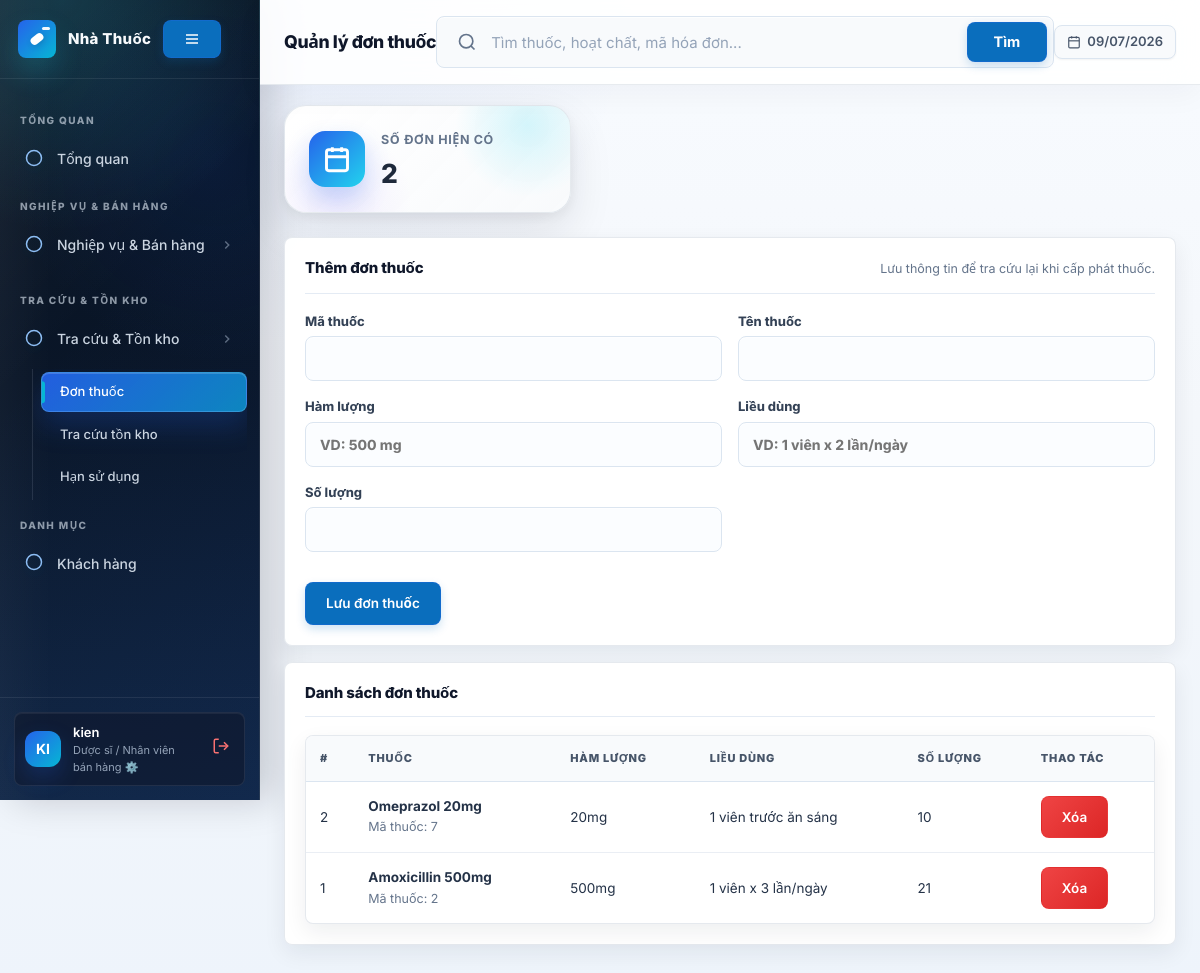
Screenshot of /prescription.php (signed in) with the database file from the repository.
### tables this page shows
CREATE TABLE `prescription` (
  `prescription_id` int(10) unsigned NOT NULL AUTO_INCREMENT,
  `drug_id` int(10) unsigned NOT NULL,
  `drug_name` varchar(120) NOT NULL,
  `strength` varchar(50) NOT NULL,
  `dose` varchar(50) NOT NULL,
  `quantity` int(11) NOT NULL,
  PRIMARY KEY (`prescription_id`)
);

### prescription.php (the view, shortened to what this page needs)
<?php
include_once 'app.php';
$list = pms_fetch_all("SELECT * FROM prescription ORDER BY prescription_id DESC");
?>
<section class="panel"><div class="panel-head"><h2>Thêm đơn thuốc</h2><div class="panel-subtitle">Lưu thông tin để tra cứu lại khi cấp phát thuốc.</div></div>
<form method="post" class="form-grid two">
<label>Mã thuốc<input type="number" name="drug_id" min="1" required></label>
<label>Tên thuốc<input type="text" name="drug_name" required></label>
<label>Hàm lượng<input type="text" name="strength" placeholder="VD: 500 mg" required></label>
<label>Liều dùng<input type="text" name="dose" placeholder="VD: 1 viên x 2 lần/ngày" required></label>
<label>Số lượng<input type="number" name="quantity" min="1" required></label>
<div class="actions" style="grid-column:1/-1;"><button type="submit">Lưu đơn thuốc</button></div>
</form></section>
<section class="panel"><div class="panel-head"><h2>Danh sách đơn thuốc</h2></div><div class="table-wrap"><table><thead><tr><th>#</th><th>Thuốc</th><th>Hàm lượng</th><th>Liều dùng</th><th>Số lượng</th><th>Thao tác</th></tr></thead><tbody>
<?php foreach ($list as $row): ?>
<tr><td><?= (int)$row['prescription_id'] ?></td><td><strong><?= pms_h($row['drug_name']) ?></strong><br><span class="muted">Mã thuốc: <?= (int)$row['drug_id'] ?></span></td><td><?= pms_h($row['strength']) ?></td><td><?= pms_h($row['dose']) ?></td><td><?= number_format((int)$row['quantity']) ?></td><td><a class="btn danger" href="delete_prescription.php?prescription_id=<?= (int)$row['prescription_id'] ?>" onclick="return confirm('Xóa đơn thuốc này?')">Xóa</a></td></tr>
<?php endforeach; ?>
</tbody></table></div></section>

### style/modern.css (style rules this page uses)
:root { --blue: #2563eb; --blue-light: #eff6ff; --blue-mid: #dbeafe; --blue-dark: #1d4ed8; --cyan: #0ea5e9; --green: #16a34a; --green-bg: #f0fdf4; --green-bd: #bbf7d0; --red: #dc2626; --red-bg: #fef2f2; --red-bd: #fecaca; --orange: #d97706; --orange-bg: #fffbeb; --orange-bd: #fde68a; --purple: #7c3aed; --white: #ffffff; --gray-50: #f8fafc; --gray-100: #f1f5f9; --gray-200: #e2e8f0; --gray-300: #cbd5e1; --gray-400: #94a3b8; --gray-500: #64748b; --gray-600: #475569; --gray-700: #334155; --gray-800: #1e293b; --gray-900: #0f172a; --sb-w: 260px; --sb-bg: #0f172a; --sb-line: rgba(255,255,255,.08); --sb-text: #cbd5e1; --sb-muted: rgba(148,163,184,.6); --sb-hover: rgba(255,255,255,.06); --sb-active-bg:#1e40af; --sb-active-tx:#bfdbfe; --sb-accent: #38bdf8; --sb-radius: 8px; --sb-anim: .18s ease; --radius: 10px; --radius-lg:16px; --shadow: 0 1px 3px rgba(0,0,0,.08), 0 4px 12px rgba(0,0,0,.06); --shadow-md:0 4px 16px rgba(0,0,0,.1); }
*, *::before, *::after { box-sizing: border-box; margin: 0; padding: 0; }
html { scroll-behavior: smooth; }
body { font-family: Inter, system-ui, -apple-system, sans-serif; font-size: 14px; line-height: 1.5; color: var(--gray-800); background: var(--gray-100); min-height: 100vh; overflow-x: hidden; }
a { text-decoration: none; color: inherit; }
.panel { background: var(--white); border: 1px solid var(--gray-200); border-radius: var(--radius-lg); padding: 20px; box-shadow: var(--shadow); margin-bottom: 16px; }
.panel-head { display: flex; justify-content: space-between; align-items: flex-start; gap: 12px; margin-bottom: 16px; padding-bottom: 12px; border-bottom: 1px solid var(--gray-100); }
.panel-head h2, .panel-head h3 { margin: 0; font-size: 15px; font-weight: 700; color: var(--gray-800); line-height: 1.3; }
.panel-subtitle { color: var(--gray-500); font-size: 12.5px; line-height: 1.5; margin-top: 2px; }
.muted { color: var(--gray-500); font-size: 12.5px; }
.form-grid { display: grid; grid-template-columns: repeat(auto-fit, minmax(200px, 1fr)); gap: 14px; }
.form-grid.two { grid-template-columns: repeat(2, minmax(0,1fr)); }
label { display: grid; gap: 5px; font-weight: 600; color: var(--gray-700); font-size: 13px; }
input, select, textarea, button { font: inherit; }
input, select, textarea { width: 100%; padding: 9px 12px; border-radius: var(--radius); border: 1px solid var(--gray-300); background: var(--white); outline: none; font-size: 13.5px; color: var(--gray-800); transition: border-color .18s, box-shadow .18s; }
button, .btn { display: inline-flex; align-items: center; justify-content: center; gap: 6px; padding: 9px 16px; border: 1px solid transparent; border-radius: var(--radius); cursor: pointer; background: var(--blue); color: #fff; font-weight: 600; font-size: 13.5px; transition: background .18s, transform .14s; position: relative; overflow: hidden; box-shadow: none; }
button::before, .btn::before { display: none; }
.btn.danger { background: var(--red); border-color: var(--red); box-shadow: none; }
.actions { display: flex; flex-wrap: wrap; gap: 8px; margin-top: 14px; }
.table-wrap { overflow-x: auto; border-radius: var(--radius); border: 1px solid var(--gray-200); background: var(--white); }
table { width: 100%; border-collapse: collapse; font-size: 13.5px; }
th { background: var(--gray-50); color: var(--gray-600); font-size: 11.5px; font-weight: 700; text-transform: uppercase; letter-spacing: .04em; padding: 10px 14px; border-bottom: 1px solid var(--gray-200); text-align: left; vertical-align: middle; position: sticky; top: 0; z-index: 1; }
td { padding: 11px 14px; border-bottom: 1px solid var(--gray-100); vertical-align: middle; color: var(--gray-800); }
tr:last-child td { border-bottom: none; }
.main-panel > *, .panel, .stat-card, .quick-card, .info-card { animation: floatIn .35s ease both; }
.panel:nth-of-type(2), .stat-card:nth-child(2) { animation-delay: .04s; }
:root { --ds-primary: #1e40af; --ds-primary-hover: #1e3a8a; --ds-success: #16a34a; --ds-success-bg: #dcfce7; --ds-warning: #ea580c; --ds-warning-bg: #ffedd5; --ds-danger: #dc2626; --ds-danger-bg: #fee2e2; --ds-surface: #ffffff; --ds-bg: #f8fafc; --ds-border: #e2e8f0; --ds-text-main: #0f172a; --ds-text-muted: #64748b; --ds-shadow-sm: 0 1px 2px 0 rgba(0, 0, 0, 0.05); --ds-shadow-md: 0 4px 6px -1px rgba(0, 0, 0, 0.1), 0 2px 4px -1px rgba(0, 0, 0, 0.06); --ds-shadow-lg: 0 10px 15px -3px rgba(0, 0, 0, 0.1), 0 4px 6px -2px rgba(0, 0, 0, 0.05); --ds-radius-md: 12px; --ds-radius-lg: 16px; --ds-radius-full: 9999px; }

### rows the page displays
prescription: prescription_id "2", drug_name "Omeprazol 20mg", drug "7", strength "20mg", dose "1 viên trước ăn sáng", quantity "10"
prescription: prescription_id "1", drug_name "Amoxicillin 500mg", drug "2", strength "500mg", dose "1 viên x 3 lần/ngày", quantity "21"

### other values shown
pms_h($groupName) "TỔNG QUAN"
pms_h($item['label']) "Tổng quan"
pms_h($groupName) "NGHIỆP VỤ & BÁN HÀNG"
pms_h($groupName) "Nghiệp vụ & Bán hàng"
pms_h($groupName) "TRA CỨU & TỒN KHO"
pms_h($groupName) "Tra cứu & Tồn kho"
pms_h($item['label']) "Đơn thuốc"
pms_h($item['label']) "Tra cứu tồn kho"
pms_h($item['label']) "Hạn sử dụng"
pms_h($groupName) "DANH MỤC"
pms_h($item['label']) "Khách hàng"
substr($user, 0, 2) "KI"
pms_h($user) "kien"
pms_h(pms_role_name()) "Dược sĩ / Nhân viên bán hàng"
pms_h($title) "Quản lý đơn thuốc"
